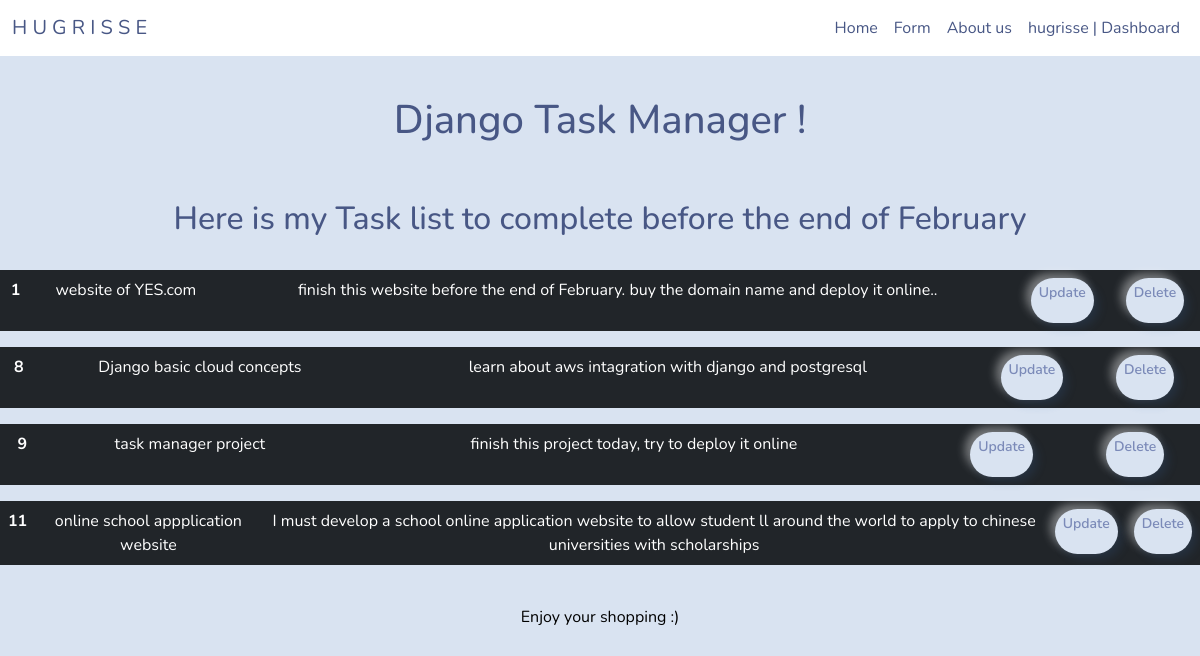
The app's page / (signed in) with its own data.
### mainapp/models.py (models this page shows, shortened)
class Task(models.Model):
    title = models.CharField(max_length=50)
    content = models.CharField(max_length=500)
    date_posted = models.DateTimeField(auto_now_add=True)

### mainapp/views.py (the view)
# urls.py: path('', views.home, name='home'),
@login_required(login_url="/login")
def home(request):
    taksList = Task.objects.all()
    context = {'tasks' : taksList}
    return render(request, 'home.html', context = context)

### templates/home.html (shortened to what this page needs)
{% extends 'base.html' %}
{% load static %}
{% block content %}
<!DOCTYPE html>
<html lang="en">
<head>
    <link rel="stylesheet" href="{% static 'css/style.css' %}"
</head>
<body>
    <h1> Django Task Manager !</h1>
    <h2>Here is my Task list to complete before the end of February </h2>
    <br>
    {% for task in tasks %}
    <table class="table table-dark">
          <tr>
            <th>{{task.id}}</th>
            <td>{{task.title}}</td>
            <td>{{task.content}}</td>
            <td> <a href="{% url 'updateTask' task.id %}">
              <button type="button" class="btn btn-primary btn-sm" data-bs-toggle="modal" data-bs-target="#exampleModal">
                <p>Update</p>
            </button>
            </a> </td>
            <td> <a href="{% url 'deleteTask' task.id %}">
              <button type="button" class="btn btn-danger btn-sm" data-bs-toggle="modal" data-bs-target="#exampleModal">
                  <p>Delete</p>
              </button>
            </a>
          </td>
          </tr>
      </table>
    {% endfor %}
    <br>
    <p>Enjoy your shopping :) </p>
</body>
</html>
{% endblock %}

### templates/base.html (shortened to what this page needs)
{% load static %}
<!DOCTYPE html>
<html lang="en">
<head>
    <link rel="stylesheet" href="https://bootswatch.com/5/morph/bootstrap.min.css">
    <link rel="stylesheet" href="{% static 'css/style.css' %}"
    <link href="https://cdn.jsdelivr.net/npm/bootstrap@5.3.0-alpha1/dist/css/bootstrap.min.css" rel="stylesheet">
</head>
<body>
    <nav class="navbar navbar-expand-lg navbar-light bg-white justify-content-center">
        <div class="container-fluid">
                {% if user.is_authenticated %}
                <a class="navbar-brand" href="{% url 'home' %}">H U G R I S S E</a>
                {% else %}
                <a class="navbar-brand" href="{% url 'login' %}">H U G R I S S E</a>
                {% endif %}
          <div class="collapse navbar-collapse" id="navbarSupportedContent">
            <ul class="navbar-nav ms-auto mb-2 mb-lg-0">
              <li class="nav-item">
                <a class="nav-link active" aria-current="page" href="{% url 'home' %}">Home</a>
              </li>
              <li class="nav-item">
                {% if user.is_authenticated %}
                <a class="nav-link active" href="{% url 'taskForm' %}">Form</a>
                {% endif %}
              </li>
              <li class="nav-item">
                {% if user.is_authenticated %}
                <a class="nav-link active" href="{% url 'about'%}">About us</a>
                {% endif %}
              </li>
              <li class="nav-item">
                {% if user.is_authenticated %}
                    <a class="nav-link active" href="{% url 'dashboard'%}">{{ user.username }} | Dashboard</a>
                {% else %}
                    <a class="nav-link active" href="{% url 'register'%}">Register</a>
              {% endif %}
              </li>
            </ul>
          </div>
        </div>
      </nav>
{% block content %}
{% endblock %}
</body>
</html>

### static/css/style.css (style rules this page uses)
body { color: black; justify-content: center; text-align: center; }
a { text-decoration: none; }
h1, h2 { margin-top: 40px; }

### records on screen
Task: id "1", title "website of YES.com", content "finish this website before the end of February. buy the domain name and deploy it online.."
Task: id "8", title "Django basic cloud concepts", content "learn about aws intagration with django and postgresql"
Task: id "9", title "task manager project", content "finish this project today, try to deploy it online"
Task: id "11", title "online school appplication website", content "I must develop a school online application website to allow student ll around the world to apply to chinese universities with scholarships"

### other values on screen
{{ user.username }} "hugrisse"
